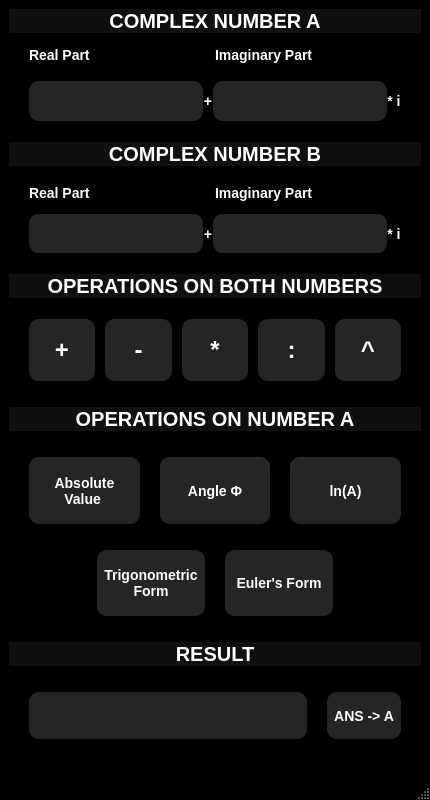
<?xml version="1.0" encoding="UTF-8"?>
<ui version="4.0">
 <class>calculator</class>
 <widget class="QMainWindow" name="calculator">
  <property name="geometry">
   <rect>
    <x>0</x>
    <y>0</y>
    <width>430</width>
    <height>800</height>
   </rect>
  </property>
  <property name="sizePolicy">
   <sizepolicy hsizetype="Expanding" vsizetype="Expanding">
    <horstretch>0</horstretch>
    <verstretch>0</verstretch>
   </sizepolicy>
  </property>
  <property name="minimumSize">
   <size>
    <width>70</width>
    <height>50</height>
   </size>
  </property>
  <property name="maximumSize">
   <size>
    <width>1400</width>
    <height>1000</height>
   </size>
  </property>
  <property name="baseSize">
   <size>
    <width>350</width>
    <height>250</height>
   </size>
  </property>
  <property name="font">
   <font>
    <family>Arial</family>
    <pointsize>10</pointsize>
   </font>
  </property>
  <property name="windowTitle">
   <string>Complex Calculator</string>
  </property>
  <property name="layoutDirection">
   <enum>Qt::LeftToRight</enum>
  </property>
  <property name="autoFillBackground">
   <bool>false</bool>
  </property>
  <property name="styleSheet">
   <string notr="true">QMainWindow{
	background-color: rgb(0, 0, 0);
}</string>
  </property>
  <widget class="QWidget" name="centralwidget">
   <layout class="QGridLayout" name="gridLayout">
    <item row="0" column="0">
     <layout class="QVBoxLayout" name="verticalLayout_3">
      <item>
       <widget class="QLabel" name="label_Zahl_A">
        <property name="sizePolicy">
         <sizepolicy hsizetype="Preferred" vsizetype="Preferred">
          <horstretch>0</horstretch>
          <verstretch>0</verstretch>
         </sizepolicy>
        </property>
        <property name="font">
         <font>
          <family>Arial</family>
          <pointsize>-1</pointsize>
          <bold>true</bold>
         </font>
        </property>
        <property name="layoutDirection">
         <enum>Qt::LeftToRight</enum>
        </property>
        <property name="autoFillBackground">
         <bool>false</bool>
        </property>
        <property name="styleSheet">
         <string notr="true">font-family: Arial, sans-serif;
font-size: 20px;
font-weight: bold;
color: #ffffff;
background-color: #101010;
text-align: center
</string>
        </property>
        <property name="text">
         <string>COMPLEX NUMBER A</string>
        </property>
        <property name="alignment">
         <set>Qt::AlignCenter</set>
        </property>
       </widget>
      </item>
      <item>
       <layout class="QVBoxLayout" name="verticalLayout" stretch="10,20">
        <property name="spacing">
         <number>0</number>
        </property>
        <item>
         <layout class="QHBoxLayout" name="horizontalLayout_2">
          <property name="leftMargin">
           <number>20</number>
          </property>
          <property name="topMargin">
           <number>0</number>
          </property>
          <property name="rightMargin">
           <number>20</number>
          </property>
          <item>
           <widget class="QLabel" name="label_Realteil_A">
            <property name="sizePolicy">
             <sizepolicy hsizetype="MinimumExpanding" vsizetype="MinimumExpanding">
              <horstretch>1</horstretch>
              <verstretch>30</verstretch>
             </sizepolicy>
            </property>
            <property name="font">
             <font>
              <family>Arial</family>
              <pointsize>-1</pointsize>
              <bold>true</bold>
             </font>
            </property>
            <property name="layoutDirection">
             <enum>Qt::RightToLeft</enum>
            </property>
            <property name="styleSheet">
             <string notr="true">font-family: Arial, sans-serif;
font-size: 14px;
font-weight: bold;
color: #ffffff;
</string>
            </property>
            <property name="text">
             <string>Real Part</string>
            </property>
           </widget>
          </item>
          <item>
           <widget class="QLabel" name="label_Imteil_A">
            <property name="sizePolicy">
             <sizepolicy hsizetype="MinimumExpanding" vsizetype="MinimumExpanding">
              <horstretch>1</horstretch>
              <verstretch>30</verstretch>
             </sizepolicy>
            </property>
            <property name="font">
             <font>
              <family>Arial</family>
              <pointsize>-1</pointsize>
              <bold>true</bold>
             </font>
            </property>
            <property name="layoutDirection">
             <enum>Qt::RightToLeft</enum>
            </property>
            <property name="styleSheet">
             <string notr="true">font-family: Arial, sans-serif;
font-size: 14px;
font-weight: bold;
color: #ffffff;
</string>
            </property>
            <property name="text">
             <string>Imaginary Part</string>
            </property>
           </widget>
          </item>
         </layout>
        </item>
        <item>
         <layout class="QHBoxLayout" name="horizontalLayout">
          <property name="leftMargin">
           <number>20</number>
          </property>
          <property name="topMargin">
           <number>10</number>
          </property>
          <property name="rightMargin">
           <number>20</number>
          </property>
          <property name="bottomMargin">
           <number>15</number>
          </property>
          <item>
           <widget class="QLineEdit" name="real_A">
            <property name="sizePolicy">
             <sizepolicy hsizetype="MinimumExpanding" vsizetype="MinimumExpanding">
              <horstretch>0</horstretch>
              <verstretch>0</verstretch>
             </sizepolicy>
            </property>
            <property name="font">
             <font>
              <family>Arial</family>
              <pointsize>14</pointsize>
              <bold>false</bold>
             </font>
            </property>
            <property name="styleSheet">
             <string notr="true">    background-color: #252525;
    border: none;
	border-radius: 10px;
    color: white;</string>
            </property>
           </widget>
          </item>
          <item>
           <widget class="QLabel" name="label_plu_A">
            <property name="sizePolicy">
             <sizepolicy hsizetype="MinimumExpanding" vsizetype="MinimumExpanding">
              <horstretch>0</horstretch>
              <verstretch>0</verstretch>
             </sizepolicy>
            </property>
            <property name="font">
             <font>
              <family>Arial</family>
              <pointsize>-1</pointsize>
              <bold>true</bold>
             </font>
            </property>
            <property name="styleSheet">
             <string notr="true">font-family: Arial, sans-serif;
font-size: 14px;
font-weight: bold;
color: #ffffff;
</string>
            </property>
            <property name="text">
             <string>+</string>
            </property>
            <property name="alignment">
             <set>Qt::AlignCenter</set>
            </property>
           </widget>
          </item>
          <item>
           <widget class="QLineEdit" name="im_A">
            <property name="sizePolicy">
             <sizepolicy hsizetype="MinimumExpanding" vsizetype="MinimumExpanding">
              <horstretch>0</horstretch>
              <verstretch>0</verstretch>
             </sizepolicy>
            </property>
            <property name="font">
             <font>
              <family>Arial</family>
              <pointsize>14</pointsize>
              <bold>false</bold>
             </font>
            </property>
            <property name="styleSheet">
             <string notr="true">    background-color: #252525;
    border: none;
	border-radius: 10px;
    color: white;</string>
            </property>
           </widget>
          </item>
          <item>
           <widget class="QLabel" name="label_j_A">
            <property name="sizePolicy">
             <sizepolicy hsizetype="MinimumExpanding" vsizetype="MinimumExpanding">
              <horstretch>0</horstretch>
              <verstretch>0</verstretch>
             </sizepolicy>
            </property>
            <property name="font">
             <font>
              <family>Arial</family>
              <pointsize>-1</pointsize>
              <bold>true</bold>
             </font>
            </property>
            <property name="styleSheet">
             <string notr="true">font-family: Arial, sans-serif;
font-size: 14px;
font-weight: bold;
color: #ffffff;
</string>
            </property>
            <property name="text">
             <string>* i</string>
            </property>
            <property name="alignment">
             <set>Qt::AlignCenter</set>
            </property>
           </widget>
          </item>
         </layout>
        </item>
       </layout>
      </item>
      <item>
       <widget class="QLabel" name="label_Zahl_B">
        <property name="sizePolicy">
         <sizepolicy hsizetype="Preferred" vsizetype="Preferred">
          <horstretch>0</horstretch>
          <verstretch>0</verstretch>
         </sizepolicy>
        </property>
        <property name="font">
         <font>
          <family>Arial</family>
          <pointsize>-1</pointsize>
          <bold>true</bold>
         </font>
        </property>
        <property name="autoFillBackground">
         <bool>false</bool>
        </property>
        <property name="styleSheet">
         <string notr="true">font-family: Arial, sans-serif;
font-size: 20px;
font-weight: bold;
color: #ffffff;
background-color: #101010;
text-align: center
</string>
        </property>
        <property name="text">
         <string>COMPLEX NUMBER B</string>
        </property>
        <property name="alignment">
         <set>Qt::AlignCenter</set>
        </property>
       </widget>
      </item>
      <item>
       <layout class="QVBoxLayout" name="verticalLayout_2" stretch="10,20">
        <property name="spacing">
         <number>0</number>
        </property>
        <item>
         <layout class="QHBoxLayout" name="horizontalLayout_4">
          <property name="leftMargin">
           <number>20</number>
          </property>
          <property name="topMargin">
           <number>10</number>
          </property>
          <property name="rightMargin">
           <number>20</number>
          </property>
          <property name="bottomMargin">
           <number>0</number>
          </property>
          <item>
           <widget class="QLabel" name="label_Realteil_B">
            <property name="sizePolicy">
             <sizepolicy hsizetype="MinimumExpanding" vsizetype="MinimumExpanding">
              <horstretch>0</horstretch>
              <verstretch>0</verstretch>
             </sizepolicy>
            </property>
            <property name="font">
             <font>
              <family>Arial</family>
              <pointsize>-1</pointsize>
              <bold>true</bold>
             </font>
            </property>
            <property name="layoutDirection">
             <enum>Qt::RightToLeft</enum>
            </property>
            <property name="styleSheet">
             <string notr="true">font-family: Arial, sans-serif;
font-size: 14px;
font-weight: bold;
color: #ffffff;
</string>
            </property>
            <property name="text">
             <string>Real Part</string>
            </property>
           </widget>
          </item>
          <item>
           <widget class="QLabel" name="label_Imteil_B">
            <property name="sizePolicy">
             <sizepolicy hsizetype="MinimumExpanding" vsizetype="MinimumExpanding">
              <horstretch>0</horstretch>
              <verstretch>0</verstretch>
             </sizepolicy>
            </property>
            <property name="font">
             <font>
              <family>Arial</family>
              <pointsize>-1</pointsize>
              <bold>true</bold>
             </font>
            </property>
            <property name="layoutDirection">
             <enum>Qt::RightToLeft</enum>
            </property>
            <property name="styleSheet">
             <string notr="true">font-family: Arial, sans-serif;
font-size: 14px;
font-weight: bold;
color: #ffffff;
</string>
            </property>
            <property name="text">
             <string>Imaginary Part</string>
            </property>
           </widget>
          </item>
         </layout>
        </item>
        <item>
         <layout class="QHBoxLayout" name="horizontalLayout_3">
          <property name="leftMargin">
           <number>20</number>
          </property>
          <property name="topMargin">
           <number>10</number>
          </property>
          <property name="rightMargin">
           <number>20</number>
          </property>
          <property name="bottomMargin">
           <number>15</number>
          </property>
          <item>
           <widget class="QLineEdit" name="real_B">
            <property name="sizePolicy">
             <sizepolicy hsizetype="MinimumExpanding" vsizetype="MinimumExpanding">
              <horstretch>0</horstretch>
              <verstretch>0</verstretch>
             </sizepolicy>
            </property>
            <property name="font">
             <font>
              <family>Arial</family>
              <pointsize>14</pointsize>
              <bold>false</bold>
             </font>
            </property>
            <property name="styleSheet">
             <string notr="true">    background-color: #252525;
    border: none;
	border-radius: 10px;
    color: white;</string>
            </property>
           </widget>
          </item>
          <item>
           <widget class="QLabel" name="label_plus_B">
            <property name="sizePolicy">
             <sizepolicy hsizetype="MinimumExpanding" vsizetype="MinimumExpanding">
              <horstretch>0</horstretch>
              <verstretch>0</verstretch>
             </sizepolicy>
            </property>
            <property name="font">
             <font>
              <family>Arial</family>
              <pointsize>-1</pointsize>
              <bold>true</bold>
             </font>
            </property>
            <property name="styleSheet">
             <string notr="true">font-family: Arial, sans-serif;
font-size: 14px;
font-weight: bold;
color: #ffffff;
</string>
            </property>
            <property name="text">
             <string>+</string>
            </property>
            <property name="alignment">
             <set>Qt::AlignCenter</set>
            </property>
           </widget>
          </item>
          <item>
           <widget class="QLineEdit" name="im_B">
            <property name="sizePolicy">
             <sizepolicy hsizetype="MinimumExpanding" vsizetype="MinimumExpanding">
              <horstretch>0</horstretch>
              <verstretch>0</verstretch>
             </sizepolicy>
            </property>
            <property name="font">
             <font>
              <family>Arial</family>
              <pointsize>14</pointsize>
              <bold>false</bold>
             </font>
            </property>
            <property name="styleSheet">
             <string notr="true">    background-color: #252525;
    border: none;
	border-radius: 10px;
    color: white;</string>
            </property>
           </widget>
          </item>
          <item>
           <widget class="QLabel" name="label_J_B">
            <property name="sizePolicy">
             <sizepolicy hsizetype="MinimumExpanding" vsizetype="MinimumExpanding">
              <horstretch>0</horstretch>
              <verstretch>0</verstretch>
             </sizepolicy>
            </property>
            <property name="font">
             <font>
              <family>Arial</family>
              <pointsize>-1</pointsize>
              <bold>true</bold>
             </font>
            </property>
            <property name="styleSheet">
             <string notr="true">font-family: Arial, sans-serif;
font-size: 14px;
font-weight: bold;
color: #ffffff;
</string>
            </property>
            <property name="text">
             <string>* i</string>
            </property>
            <property name="alignment">
             <set>Qt::AlignCenter</set>
            </property>
           </widget>
          </item>
         </layout>
        </item>
       </layout>
      </item>
      <item>
       <widget class="QLabel" name="label_both_numbers">
        <property name="sizePolicy">
         <sizepolicy hsizetype="Preferred" vsizetype="Preferred">
          <horstretch>0</horstretch>
          <verstretch>0</verstretch>
         </sizepolicy>
        </property>
        <property name="font">
         <font>
          <family>Arial</family>
          <pointsize>-1</pointsize>
          <bold>true</bold>
         </font>
        </property>
        <property name="autoFillBackground">
         <bool>false</bool>
        </property>
        <property name="styleSheet">
         <string notr="true">font-family: Arial, sans-serif;
font-size: 20px;
font-weight: bold;
color: #ffffff;
background-color: #101010;
text-align: center
</string>
        </property>
        <property name="text">
         <string>OPERATIONS ON BOTH NUMBERS</string>
        </property>
        <property name="alignment">
         <set>Qt::AlignCenter</set>
        </property>
       </widget>
      </item>
      <item>
       <layout class="QHBoxLayout" name="horizontalLayout_5">
        <property name="spacing">
         <number>10</number>
        </property>
        <property name="leftMargin">
         <number>20</number>
        </property>
        <property name="topMargin">
         <number>15</number>
        </property>
        <property name="rightMargin">
         <number>20</number>
        </property>
        <property name="bottomMargin">
         <number>20</number>
        </property>
        <item>
         <widget class="QPushButton" name="plus_button">
          <property name="sizePolicy">
           <sizepolicy hsizetype="Expanding" vsizetype="Expanding">
            <horstretch>1</horstretch>
            <verstretch>1</verstretch>
           </sizepolicy>
          </property>
          <property name="sizeIncrement">
           <size>
            <width>1</width>
            <height>1</height>
           </size>
          </property>
          <property name="font">
           <font>
            <family>Arial</family>
            <pointsize>-1</pointsize>
            <bold>true</bold>
           </font>
          </property>
          <property name="styleSheet">
           <string notr="true">QPushButton {
	background-color : #252525;
	border-radius: 10px;

	font-family: Arial, sans-serif;
	font-size: 24px;
	font-weight: bold;
	color: #ffffff;

}

QPushButton:pressed {
	background-color : #A9A9A9;
	border: 1px solid grey;
	padding: 5px;
	border-radius: 10px;

	font-family: Arial, sans-serif;
	font-size: 24px;
	font-weight: bold;
	color: #ffffff;

}

</string>
          </property>
          <property name="text">
           <string>+</string>
          </property>
         </widget>
        </item>
        <item>
         <widget class="QPushButton" name="minus_button">
          <property name="sizePolicy">
           <sizepolicy hsizetype="Expanding" vsizetype="Expanding">
            <horstretch>1</horstretch>
            <verstretch>1</verstretch>
           </sizepolicy>
          </property>
          <property name="sizeIncrement">
           <size>
            <width>1</width>
            <height>1</height>
           </size>
          </property>
          <property name="font">
           <font>
            <family>Arial</family>
            <pointsize>-1</pointsize>
            <bold>true</bold>
           </font>
          </property>
          <property name="styleSheet">
           <string notr="true">QPushButton {
	background-color : #252525;
	border-radius: 10px;

	font-family: Arial, sans-serif;
	font-size: 24px;
	font-weight: bold;
	color: #ffffff;

}

QPushButton:pressed {
	background-color : #A9A9A9;
	border: 1px solid grey;
	padding: 5px;
	border-radius: 10px;

	font-family: Arial, sans-serif;
	font-size: 24px;
	font-weight: bold;
	color: #ffffff;

}

</string>
          </property>
          <property name="text">
           <string>-</string>
          </property>
         </widget>
        </item>
        <item>
         <widget class="QPushButton" name="multiply_button">
          <property name="sizePolicy">
           <sizepolicy hsizetype="Expanding" vsizetype="Expanding">
            <horstretch>1</horstretch>
            <verstretch>1</verstretch>
           </sizepolicy>
          </property>
          <property name="sizeIncrement">
           <size>
            <width>1</width>
            <height>1</height>
           </size>
          </property>
          <property name="font">
           <font>
            <family>Arial</family>
            <pointsize>-1</pointsize>
            <bold>true</bold>
           </font>
          </property>
          <property name="styleSheet">
           <string notr="true">QPushButton {
	background-color : #252525;
	border-radius: 10px;

	font-family: Arial, sans-serif;
	font-size: 24px;
	font-weight: bold;
	color: #ffffff;

}

QPushButton:pressed {
	background-color : #A9A9A9;
	border: 1px solid grey;
	padding: 5px;
	border-radius: 10px;

	font-family: Arial, sans-serif;
	font-size: 24px;
	font-weight: bold;
	color: #ffffff;

}

</string>
          </property>
          <property name="text">
           <string>*</string>
          </property>
         </widget>
        </item>
        <item>
         <widget class="QPushButton" name="division_button">
          <property name="sizePolicy">
           <sizepolicy hsizetype="Expanding" vsizetype="Expanding">
            <horstretch>1</horstretch>
            <verstretch>1</verstretch>
           </sizepolicy>
          </property>
          <property name="sizeIncrement">
           <size>
            <width>1</width>
            <height>1</height>
           </size>
          </property>
          <property name="font">
           <font>
            <family>Arial</family>
            <pointsize>-1</pointsize>
            <bold>true</bold>
           </font>
          </property>
          <property name="styleSheet">
           <string notr="true">QPushButton {
	background-color : #252525;
	border-radius: 10px;

	font-family: Arial, sans-serif;
	font-size: 24px;
	font-weight: bold;
	color: #ffffff;

}

QPushButton:pressed {
	background-color : #A9A9A9;
	border: 1px solid grey;
	padding: 5px;
	border-radius: 10px;

	font-family: Arial, sans-serif;
	font-size: 24px;
	font-weight: bold;
	color: #ffffff;

}

</string>
          </property>
          <property name="text">
           <string>:</string>
          </property>
         </widget>
        </item>
        <item>
         <widget class="QPushButton" name="power_button">
          <property name="sizePolicy">
           <sizepolicy hsizetype="Expanding" vsizetype="Expanding">
            <horstretch>1</horstretch>
            <verstretch>1</verstretch>
           </sizepolicy>
          </property>
          <property name="sizeIncrement">
           <size>
            <width>1</width>
            <height>1</height>
           </size>
          </property>
          <property name="font">
           <font>
            <family>Arial</family>
            <pointsize>-1</pointsize>
            <bold>true</bold>
           </font>
          </property>
          <property name="styleSheet">
           <string notr="true">QPushButton {
	background-color : #252525;
	border-radius: 10px;

	font-family: Arial, sans-serif;
	font-size: 24px;
	font-weight: bold;
	color: #ffffff;

}

QPushButton:pressed {
	background-color : #A9A9A9;
	border: 1px solid grey;
	padding: 5px;
	border-radius: 10px;

	font-family: Arial, sans-serif;
	font-size: 24px;
	font-weight: bold;
	color: #ffffff;

}

</string>
          </property>
          <property name="text">
           <string>^</string>
          </property>
         </widget>
        </item>
       </layout>
      </item>
      <item>
       <widget class="QLabel" name="label_only_A">
        <property name="sizePolicy">
         <sizepolicy hsizetype="Preferred" vsizetype="Preferred">
          <horstretch>0</horstretch>
          <verstretch>0</verstretch>
         </sizepolicy>
        </property>
        <property name="font">
         <font>
          <family>Arial</family>
          <pointsize>-1</pointsize>
          <bold>true</bold>
         </font>
        </property>
        <property name="autoFillBackground">
         <bool>false</bool>
        </property>
        <property name="styleSheet">
         <string notr="true">font-family: Arial, sans-serif;
font-size: 20px;
font-weight: bold;
color: #ffffff;
background-color: #101010;
text-align: center
</string>
        </property>
        <property name="text">
         <string>OPERATIONS ON NUMBER A</string>
        </property>
        <property name="alignment">
         <set>Qt::AlignCenter</set>
        </property>
       </widget>
      </item>
      <item>
       <layout class="QHBoxLayout" name="horizontalLayout_6">
        <property name="spacing">
         <number>20</number>
        </property>
        <property name="sizeConstraint">
         <enum>QLayout::SetMinAndMaxSize</enum>
        </property>
        <property name="leftMargin">
         <number>20</number>
        </property>
        <property name="topMargin">
         <number>20</number>
        </property>
        <property name="rightMargin">
         <number>20</number>
        </property>
        <property name="bottomMargin">
         <number>10</number>
        </property>
        <item>
         <widget class="QPushButton" name="Betrag_button">
          <property name="sizePolicy">
           <sizepolicy hsizetype="MinimumExpanding" vsizetype="MinimumExpanding">
            <horstretch>2</horstretch>
            <verstretch>1</verstretch>
           </sizepolicy>
          </property>
          <property name="minimumSize">
           <size>
            <width>12</width>
            <height>6</height>
           </size>
          </property>
          <property name="maximumSize">
           <size>
            <width>2400</width>
            <height>1200</height>
           </size>
          </property>
          <property name="sizeIncrement">
           <size>
            <width>2</width>
            <height>1</height>
           </size>
          </property>
          <property name="font">
           <font>
            <family>Arial</family>
            <pointsize>-1</pointsize>
            <bold>true</bold>
           </font>
          </property>
          <property name="styleSheet">
           <string notr="true">QPushButton {
	background-color : #252525;
	border-radius: 10px;

	font-family: Arial, sans-serif;
	font-size: 14px;
	font-weight: bold;
	color: #ffffff;

}

QPushButton:pressed {
	background-color : #A9A9A9;
	border: 1px solid grey;
	padding: 5px;
	border-radius: 10px;

	font-family: Arial, sans-serif;
	font-size: 14px;
	font-weight: bold;
	color: #333333;

}

</string>
          </property>
          <property name="text">
           <string>Absolute
Value </string>
          </property>
         </widget>
        </item>
        <item>
         <widget class="QPushButton" name="argument_button">
          <property name="sizePolicy">
           <sizepolicy hsizetype="MinimumExpanding" vsizetype="MinimumExpanding">
            <horstretch>2</horstretch>
            <verstretch>1</verstretch>
           </sizepolicy>
          </property>
          <property name="minimumSize">
           <size>
            <width>12</width>
            <height>6</height>
           </size>
          </property>
          <property name="maximumSize">
           <size>
            <width>2400</width>
            <height>1199</height>
           </size>
          </property>
          <property name="sizeIncrement">
           <size>
            <width>2</width>
            <height>1</height>
           </size>
          </property>
          <property name="font">
           <font>
            <family>Arial</family>
            <pointsize>-1</pointsize>
            <bold>true</bold>
           </font>
          </property>
          <property name="styleSheet">
           <string notr="true">QPushButton {
	background-color : #252525;
	border-radius: 10px;

	font-family: Arial, sans-serif;
	font-size: 14px;
	font-weight: bold;
	color: #ffffff;

}

QPushButton:pressed {
	background-color : #A9A9A9;
	border: 1px solid grey;
	padding: 5px;
	border-radius: 10px;

	font-family: Arial, sans-serif;
	font-size: 14px;
	font-weight: bold;
	color: #333333;

}

</string>
          </property>
          <property name="text">
           <string>Angle Φ</string>
          </property>
         </widget>
        </item>
        <item>
         <widget class="QPushButton" name="ln_button">
          <property name="sizePolicy">
           <sizepolicy hsizetype="MinimumExpanding" vsizetype="MinimumExpanding">
            <horstretch>2</horstretch>
            <verstretch>1</verstretch>
           </sizepolicy>
          </property>
          <property name="minimumSize">
           <size>
            <width>12</width>
            <height>6</height>
           </size>
          </property>
          <property name="maximumSize">
           <size>
            <width>2400</width>
            <height>1199</height>
           </size>
          </property>
          <property name="sizeIncrement">
           <size>
            <width>2</width>
            <height>1</height>
           </size>
          </property>
          <property name="font">
           <font>
            <family>Arial</family>
            <pointsize>-1</pointsize>
            <bold>true</bold>
           </font>
          </property>
          <property name="styleSheet">
           <string notr="true">QPushButton {
	background-color : #252525;
	border-radius: 10px;

	font-family: Arial, sans-serif;
	font-size: 14px;
	font-weight: bold;
	color: #ffffff;

}

QPushButton:pressed {
	background-color : #A9A9A9;
	border: 1px solid grey;
	padding: 5px;
	border-radius: 10px;

	font-family: Arial, sans-serif;
	font-size: 14px;
	font-weight: bold;
	color: #333333;

}

</string>
          </property>
          <property name="text">
           <string>ln(A)</string>
          </property>
         </widget>
        </item>
       </layout>
      </item>
      <item>
       <layout class="QHBoxLayout" name="horizontalLayout_7">
        <property name="spacing">
         <number>20</number>
        </property>
        <property name="leftMargin">
         <number>88</number>
        </property>
        <property name="topMargin">
         <number>10</number>
        </property>
        <property name="rightMargin">
         <number>88</number>
        </property>
        <property name="bottomMargin">
         <number>20</number>
        </property>
        <item>
         <widget class="QPushButton" name="trig_button">
          <property name="sizePolicy">
           <sizepolicy hsizetype="MinimumExpanding" vsizetype="MinimumExpanding">
            <horstretch>2</horstretch>
            <verstretch>1</verstretch>
           </sizepolicy>
          </property>
          <property name="minimumSize">
           <size>
            <width>12</width>
            <height>6</height>
           </size>
          </property>
          <property name="maximumSize">
           <size>
            <width>2400</width>
            <height>1200</height>
           </size>
          </property>
          <property name="sizeIncrement">
           <size>
            <width>2</width>
            <height>1</height>
           </size>
          </property>
          <property name="font">
           <font>
            <family>Arial</family>
            <pointsize>-1</pointsize>
            <bold>true</bold>
           </font>
          </property>
          <property name="styleSheet">
           <string notr="true">QPushButton {
	background-color : #252525;
	border-radius: 10px;

	font-family: Arial, sans-serif;
	font-size: 14px;
	font-weight: bold;
	color: #ffffff;

}

QPushButton:pressed {
	background-color : #A9A9A9;
	border: 1px solid grey;
	padding: 5px;
	border-radius: 10px;

	font-family: Arial, sans-serif;
	font-size: 14px;
	font-weight: bold;
	color: #333333;

}

</string>
          </property>
          <property name="text">
           <string>Trigonometric 
Form</string>
          </property>
         </widget>
        </item>
        <item>
         <widget class="QPushButton" name="euler_button">
          <property name="sizePolicy">
           <sizepolicy hsizetype="MinimumExpanding" vsizetype="MinimumExpanding">
            <horstretch>2</horstretch>
            <verstretch>1</verstretch>
           </sizepolicy>
          </property>
          <property name="minimumSize">
           <size>
            <width>12</width>
            <height>6</height>
           </size>
          </property>
          <property name="maximumSize">
           <size>
            <width>2400</width>
            <height>1200</height>
           </size>
          </property>
          <property name="sizeIncrement">
           <size>
            <width>2</width>
            <height>1</height>
           </size>
          </property>
          <property name="font">
           <font>
            <family>Arial</family>
            <pointsize>-1</pointsize>
            <bold>true</bold>
           </font>
          </property>
          <property name="styleSheet">
           <string notr="true">QPushButton {
	background-color : #252525;
	border-radius: 10px;

	font-family: Arial, sans-serif;
	font-size: 14px;
	font-weight: bold;
	color: #ffffff;

}

QPushButton:pressed {
	background-color : #A9A9A9;
	border: 1px solid grey;
	padding: 5px;
	border-radius: 10px;

	font-family: Arial, sans-serif;
	font-size: 14px;
	font-weight: bold;
	color: #333333;

}

</string>
          </property>
          <property name="text">
           <string>Euler's Form</string>
          </property>
         </widget>
        </item>
       </layout>
      </item>
      <item>
       <widget class="QLabel" name="label_result">
        <property name="sizePolicy">
         <sizepolicy hsizetype="Preferred" vsizetype="Preferred">
          <horstretch>0</horstretch>
          <verstretch>0</verstretch>
         </sizepolicy>
        </property>
        <property name="font">
         <font>
          <family>Arial</family>
          <pointsize>-1</pointsize>
          <bold>true</bold>
         </font>
        </property>
        <property name="styleSheet">
         <string notr="true">font-family: Arial, sans-serif;
font-size: 20px;
font-weight: bold;
color: #ffffff;
background-color: #101010;
text-align: center
</string>
        </property>
        <property name="text">
         <string>RESULT</string>
        </property>
        <property name="alignment">
         <set>Qt::AlignCenter</set>
        </property>
       </widget>
      </item>
      <item>
       <layout class="QHBoxLayout" name="horizontalLayout_8">
        <property name="spacing">
         <number>20</number>
        </property>
        <property name="leftMargin">
         <number>20</number>
        </property>
        <property name="topMargin">
         <number>20</number>
        </property>
        <property name="rightMargin">
         <number>20</number>
        </property>
        <property name="bottomMargin">
         <number>30</number>
        </property>
        <item>
         <widget class="QLineEdit" name="result_le">
          <property name="sizePolicy">
           <sizepolicy hsizetype="MinimumExpanding" vsizetype="MinimumExpanding">
            <horstretch>30</horstretch>
            <verstretch>1</verstretch>
           </sizepolicy>
          </property>
          <property name="minimumSize">
           <size>
            <width>60</width>
            <height>10</height>
           </size>
          </property>
          <property name="font">
           <font>
            <family>Arial</family>
            <pointsize>16</pointsize>
            <bold>false</bold>
           </font>
          </property>
          <property name="styleSheet">
           <string notr="true">    background-color: #252525;
    border: none;
	border-radius: 10px;
    color: white;</string>
          </property>
          <property name="text">
           <string/>
          </property>
          <property name="readOnly">
           <bool>true</bool>
          </property>
         </widget>
        </item>
        <item>
         <widget class="QPushButton" name="ans_to_A_button">
          <property name="sizePolicy">
           <sizepolicy hsizetype="MinimumExpanding" vsizetype="MinimumExpanding">
            <horstretch>8</horstretch>
            <verstretch>2</verstretch>
           </sizepolicy>
          </property>
          <property name="minimumSize">
           <size>
            <width>12</width>
            <height>6</height>
           </size>
          </property>
          <property name="font">
           <font>
            <family>Arial</family>
            <pointsize>-1</pointsize>
            <bold>true</bold>
           </font>
          </property>
          <property name="styleSheet">
           <string notr="true">QPushButton {
	background-color : #252525;
	border-radius: 10px;

	font-family: Arial, sans-serif;
	font-size: 14px;
	font-weight: bold;
	color: #ffffff;

}

QPushButton:pressed {
	background-color : #A9A9A9;
	border: 1px solid grey;
	padding: 5px;
	border-radius: 10px;

	font-family: Arial, sans-serif;
	font-size: 14px;
	font-weight: bold;
	color: #333333;

}

</string>
          </property>
          <property name="text">
           <string>ANS -&gt; A</string>
          </property>
         </widget>
        </item>
       </layout>
      </item>
     </layout>
    </item>
   </layout>
  </widget>
  <widget class="QMenuBar" name="menubar">
   <property name="geometry">
    <rect>
     <x>0</x>
     <y>0</y>
     <width>430</width>
     <height>22</height>
    </rect>
   </property>
  </widget>
  <widget class="QStatusBar" name="statusbar"/>
 </widget>
 <resources/>
 <connections/>
</ui>
